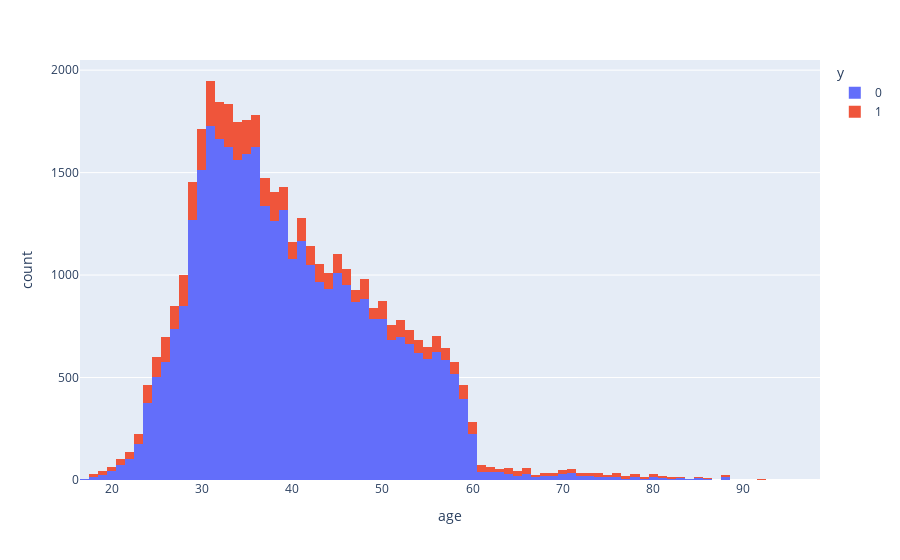

Notebook code cell kept with this figure:
### Markdown cell above
The longer the duration, the more likely it is for the customer to have to a term deposit

### Code cell
#relation between age and term deposit
fig = px.histogram(df,x='age',color='y')
fig.show()

### Figure 1 — Plotly figure (JSON) as saved in the notebook; plotly's stock layout.template omitted (floating-point values rounded to 4 significant figures; data arrays with more than 128 entries replaced by an {"elided": "..."} marker saying what was removed)
{"data": [{"alignmentgroup": "True", "bingroup": "x", "hovertemplate": "y=0<br>age=%{x}<br>count=%{y}<extra></extra>", "legendgroup": "0", "marker": {"color": "#636efa", "pattern": {"shape": ""}}, "name": "0", "offsetgroup": "0", "orientation": "v", "showlegend": true, "type": "histogram", "x": {"elided": "36548 int values"}, "xaxis": "x", "yaxis": "y"}, {"alignmentgroup": "True", "bingroup": "x", "hovertemplate": "y=1<br>age=%{x}<br>count=%{y}<extra></extra>", "legendgroup": "1", "marker": {"color": "#EF553B", "pattern": {"shape": ""}}, "name": "1", "offsetgroup": "1", "orientation": "v", "showlegend": true, "type": "histogram", "x": {"elided": "4640 int values"}, "xaxis": "x", "yaxis": "y"}], "layout": {"barmode": "relative", "legend": {"title": {"text": "y"}, "tracegroupgap": 0}, "margin": {"t": 60}, "xaxis": {"anchor": "y", "domain": [0, 1], "title": {"text": "age"}}, "yaxis": {"anchor": "x", "domain": [0, 1], "title": {"text": "count"}}}}
